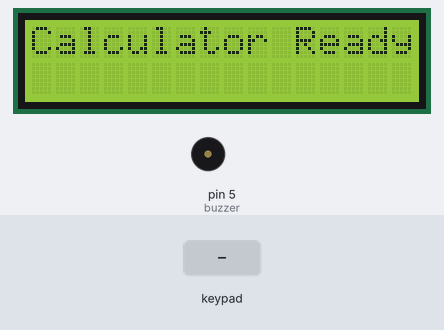
The sketch below on a simulated Arduino Mega 2560, built with avr-gcc and run on an emulated ATmega2560. On the bench: 16×2 character LCD, buzzer (waves = sounding). Inputs (shaded band) come from the test bench.

Above: at 0.1 s.
2.3 s: keypad keys 2 5 2 6 2 9 3 0 = pressed 0.4 s apart
At 6.1 s:
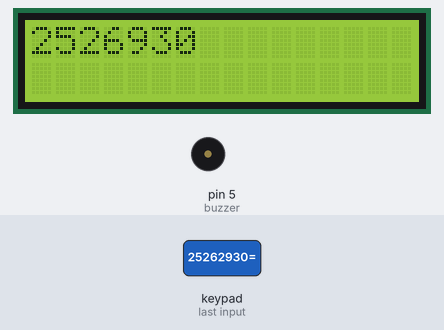
7.4 s: keypad keys 2 5 2 6 2 9 3 0 * pressed 0.4 s apart
At 11.4 s:
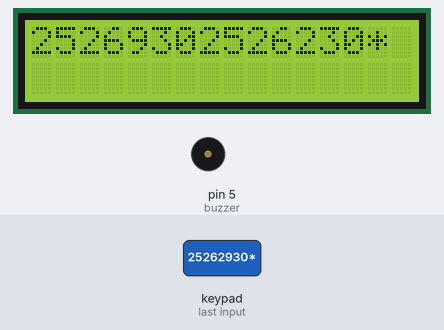
12.5 s: key 'C' pressed
14.2 s: keypad keys 1 3 9 7 2 2 2 2 * pressed 0.4 s apart
At 17.6 s:
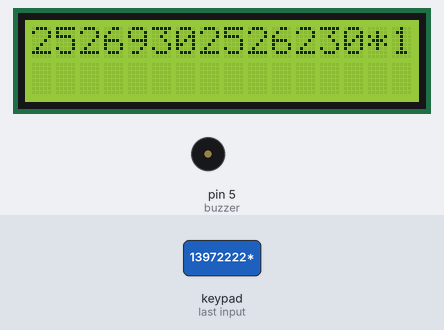
19.3 s: keypad keys 3 3 3 4 3 7 3 8 = pressed 0.4 s apart
At 19.42 s:
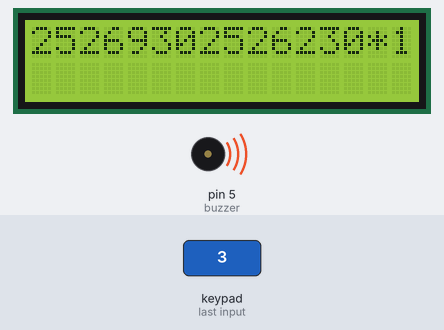
24.4 s: key 'C' pressed
At 25.8 s:
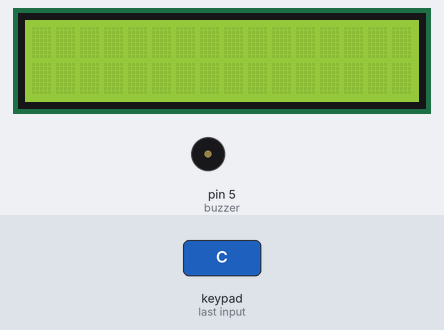
Timing chart, 0 to 27.1 s (numbered marks = the images above; inputs shaded):
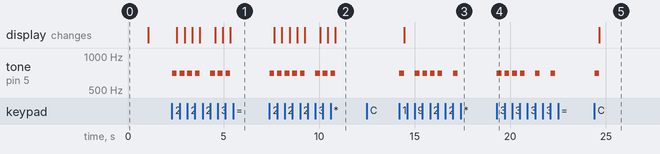

Measured:
- after the input at 2.3 s, tone on pin 5 (buzzer): plays 700 Hz for 0.25 s, 700 Hz for 0.25 s, 700 Hz for 0.25 s, 700 Hz for 0.25 s, 700 Hz for 0.25 s, 700 Hz for 0.25 s … (7 notes in this stretch), starting at once; the display: first changes after 0.25 s (image 1 shows a later state)
- after the input at 7.4 s, tone on pin 5 (buzzer): plays 700 Hz for 0.25 s, 700 Hz for 0.25 s, 700 Hz for 0.25 s, 700 Hz for 0.25 s, 700 Hz for 0.25 s, 700 Hz for 0.25 s … (8 notes in this stretch), starting at once; the display: first changes after 0.26 s (image 2 shows a later state)
- after the input at 12.5 s, every drawn part: stays the same
- after the input at 14.2 s, tone on pin 5 (buzzer): goes 700 Hz 0.25 s, silent 0.56 s, 3 × (700 Hz 0.25 s, silent 0.15 s), 700 Hz 0.25 s, silent 0.56 s, 700 Hz 0.25 s, then silent, starting at once; the display: changes after 0.25 s (image 3)
- after the input at 19.3 s, tone on pin 5 (buzzer): silent → 700 Hz at once, then repeats every 0.79 s: 700 Hz 0.25 s, silent 0.54 s
- after the input at 24.4 s, tone on pin 5 (buzzer): silent → 700 Hz at once, → silent 0.25 s later; the display: changes after 0.26 s (image 5)

The sketch:

CALCULATOR2.ino
```cpp
// Calculator 2
// By: Diego J. Graham
// Uses a membrane switch to take input from the user, an lcd to display the input,
// and allows the user to add, subtract, multiply, and divide any 2 intigers.
// Displays the result as a float.
////////////////////////////////////////////////////////////////////////////////////

// Initialize the Keypad
#include <Keypad.h>

const byte ROWS = 4;
const byte COLS = 4;

char hexaKeys[ROWS][COLS] = {
  {'1','2','3','+'},  // A = addition
  {'4','5','6','-'},  // B = subtraction
  {'7','8','9','C'},  // C = clear
  {'*','0','=','/'}   // D = equals
};

byte rowPins[ROWS] = {25, 26, 29, 30};
byte colPins[COLS] = {33, 34, 37, 38};

Keypad customKeypad = Keypad(makeKeymap(hexaKeys), rowPins, colPins, ROWS, COLS);
////////////////////////////////////////////////////////////////////////////////////////////////

// Initialize the lcd
# include <LiquidCrystal.h>
LiquidCrystal lcd(7, 8, 9, 10, 11, 12);
////////////////////////////////////////////////////////////////////////////////////////////////

// set the variables for the calculator and initialize the buzzer
String input = "";
float num1 = 0, num2 = 0;
char op = '\0';
bool isNum1 = false;
bool isNum2 = false;
float result;
const int buzzer = 5;
///////////////////////////////////////////////////////////////////////////////////////////////


void setup() {
  pinMode(buzzer, OUTPUT);
  lcd.begin(16, 2);
  lcd.print("Calculator Ready");
  delay(1000);
  lcd.clear();
}
////////////////////////////////////////////////////////////////////////////////////////////////


// Main Function
void loop() {
  char key = customKeypad.getKey();
    if (key == 'C') {
      clear();
    }
    if (!isNum1) {
      getNum1();
    }
    if (!isNum2) {
      getNum2();
    }
}
///////////////////////////////////////////////////////////////////////////////////////////


// Function to get the first number and the opperation
void getNum1(){
  char key = customKeypad.getKey();
  if (isDigit(key)){
    button_beep();
    input += key;
    lcd.print(key);
    Serial.print(key);
  }
  if (key == '+' || key == '-' || key == '*' || key == '/'){
    button_beep();
    op = key;
    num1 = input.toFloat();
    lcd.print(op);
    isNum1 = true;
    input = "";
  }
}
/////////////////////////////////////////////////////////////////////////////////////////////////


// A function to get the second
void getNum2(){
  char key = customKeypad.getKey();
  if (isDigit(key)){
    button_beep();
    input += key;
    lcd.print(key);
    Serial.println(key);
  }
  if (key == '='){
    button_beep();
    lcd.print(key);
    isNum2 = true;
    num2 = input.toFloat();
    input = "";
    evaluate();
  }
}
///////////////////////////////////////////////////////////////////////////////////////////////


// A function to clear the memory on the calculator
void clear(){
  char key = customKeypad.getKey();
  button_beep();
  num2 = 0;
  num1 = 0;
  op = '\0';
  input = "";
  lcd.clear();
  lcd.setCursor(0,0);
  isNum1 = false;
  isNum2 = false;
}
/////////////////////////////////////////////////////////////////////////////////////////////////


// A function to evaluate num1 and num2 with the chosen opperator
void evaluate(){
  lcd.setCursor(0,1);
  switch (op) {
    case '+':
      result = num1+num2;
      break;
    case '-':
      result = num1-num2;
      break;
    case '*':
      result = num1*num2;
      break;
    case '/':
      if (num2 == 0){
        lcd.print("ERROR");
        break;
      }
      else{
        result = num1/num2;
        break;
      }
  }
  lcd.print(result);
}
////////////////////////////////////////////////////////////////////////////////////////////////////


// A function to make a beeping noise when a key is pressed
void button_beep(){
  tone(buzzer, 700);
  delay(250);
  noTone(buzzer);
}
/////////////////////////////////////////////////////////////////////////////////////////////////////
```
